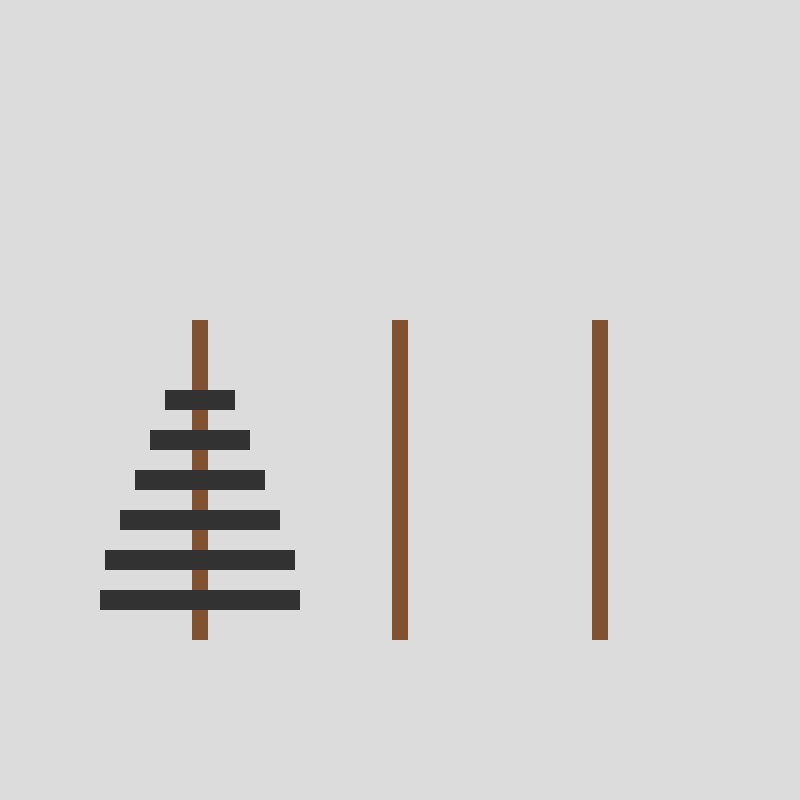
Frame 1 (no input)
Frame 60 (the mouse pressed at the canvas centre just before this capture): identical to frame 1, image omitted
Frame 120 (the mouse held since frame 60 and released just before this capture): identical to frame 1, image omitted

The Processing sketch that drew this single still picture (run headless with seeded random() and noise(); from frame 60 on, the mouse is pressed at the canvas centre):

// Processing sketch: TowersOfHanoi
// ── TowersOfHanoi.pde

// #region - Setup

float pieceSizeY = 20;
float towerSelectRange = 150;
ArrayList<Tower> towers;
ArrayList<Piece> pieces;
Piece selectedPiece;


void setup() {
  size(800, 800);
  reset();
}


void reset() {
  towers = new ArrayList<Tower>();
  pieces = new ArrayList<Piece>();
  towers.add(new Tower(new PVector(width * 0.25, height * 0.8), new PVector(width * 0.02, height * 0.4)));
  towers.add(new Tower(new PVector(width * 0.5, height * 0.8), new PVector(width * 0.02, height * 0.4)));
  towers.add(new Tower(new PVector(width * 0.75, height * 0.8), new PVector(width * 0.02, height * 0.4)));
  pieces.add(new Piece(towers.get(0), 200));
  pieces.add(new Piece(towers.get(0), 190));
  pieces.add(new Piece(towers.get(0), 160));
  pieces.add(new Piece(towers.get(0), 130));
  pieces.add(new Piece(towers.get(0), 100));
  pieces.add(new Piece(towers.get(0), 70));
}

// #endregion


// #region - Main

void draw() {
  background(220);
  for (Tower tower : towers)
    tower.show();
  for (Piece piece : pieces)
    piece.show();
}


void mousePressed() {
  if (selectedPiece == null) {
    for (Tower tower : towers) {
      if (tower.pieces.size() != 0 && mouseX > tower.bottom.x - towerSelectRange / 2 && mouseX < tower.bottom.x + towerSelectRange / 2) {
        selectedPiece = tower.pieces.get(tower.pieces.size() - 1);
        selectedPiece.pickup();
        break;
      }
    }

  } else {
    for (Tower tower : towers) {
      if (mouseX > tower.bottom.x - towerSelectRange / 2 && mouseX < tower.bottom.x + towerSelectRange / 2) {
        if (tower.pieces.size() == 0 || tower.pieces.get(tower.pieces.size() - 1).sizeX > selectedPiece.sizeX) {
          selectedPiece.place(tower);
          selectedPiece = null;
          break;
        }
      }
    }
  }
}


void keyPressed() {
  reset();
}

// #endregion


class Tower {

  // #region - Main

  PVector bottom;
  PVector size;
  ArrayList<Piece> pieces;


  Tower(PVector bottom_, PVector size_) {
    bottom = bottom_;
    size = size_;
    pieces = new ArrayList<Piece>();
  }


  void show() {
    fill(128, 82, 49);
    noStroke();
    rect(bottom.x - size.x / 2, bottom.y - size.y, size.x, size.y);
  }


  PVector getPos(int index) {
    return new PVector(
      bottom.x,
      bottom.y - pieceSizeY * 2 * (index + 1)
    );
  }

  // #endregion
}


class Piece {

  // #region - Main

  Tower tower;
  float sizeX;
  int towerIndex;

  boolean selected;
  PVector gotoPos;
  PVector pos;


  Piece(Tower tower_, float sizeX_) {
    tower = tower_;
    sizeX = sizeX_;

    towerIndex = tower.pieces.size();
    tower.pieces.add(this);
    selected = false;
    gotoPos = tower.getPos(towerIndex);
    pos = gotoPos;
  }


  void show() {
    if (selected)
      gotoPos = new PVector(mouseX, height * 0.08);
    else gotoPos = tower.getPos(towerIndex);
    pos.add(PVector.mult(PVector.sub(gotoPos, pos), 0.05));

    fill(50);
    noStroke();
    rect(pos.x - sizeX / 2, pos.y - pieceSizeY / 2, sizeX, pieceSizeY);
  }


  void pickup() {
    tower.pieces.remove(this);
    tower = null;
    towerIndex = -1;
    selected = true;
  }


  void place(Tower tower_) {
    tower_.pieces.add(this);
    tower = tower_;
    towerIndex = tower.pieces.size() - 1;
    selected = false;
  }

  // #endregion
}
